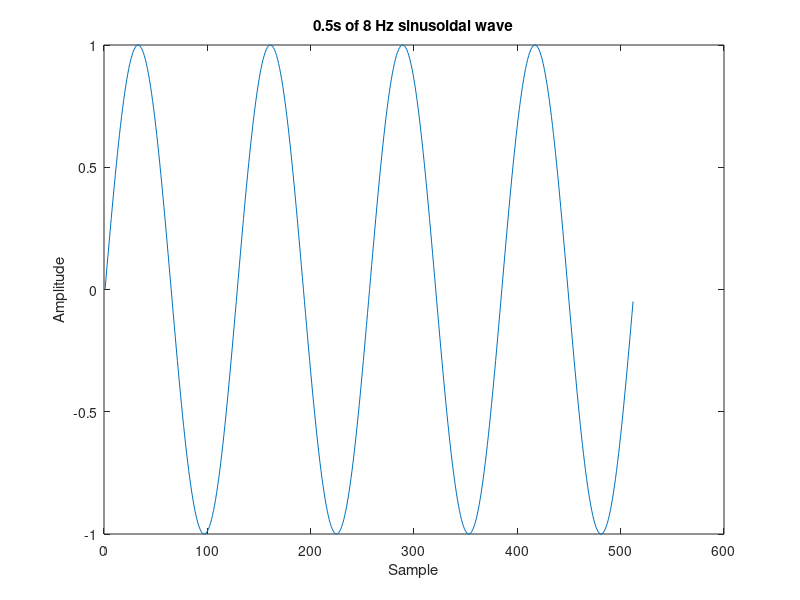
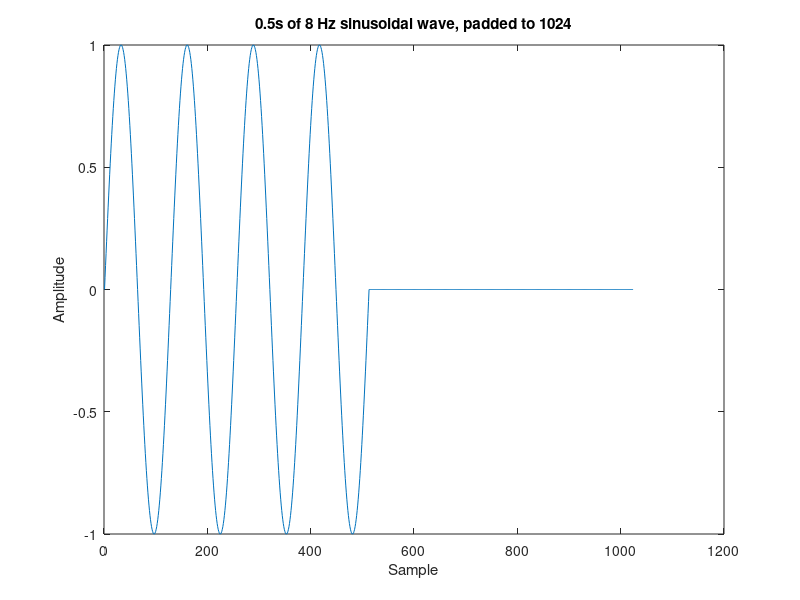
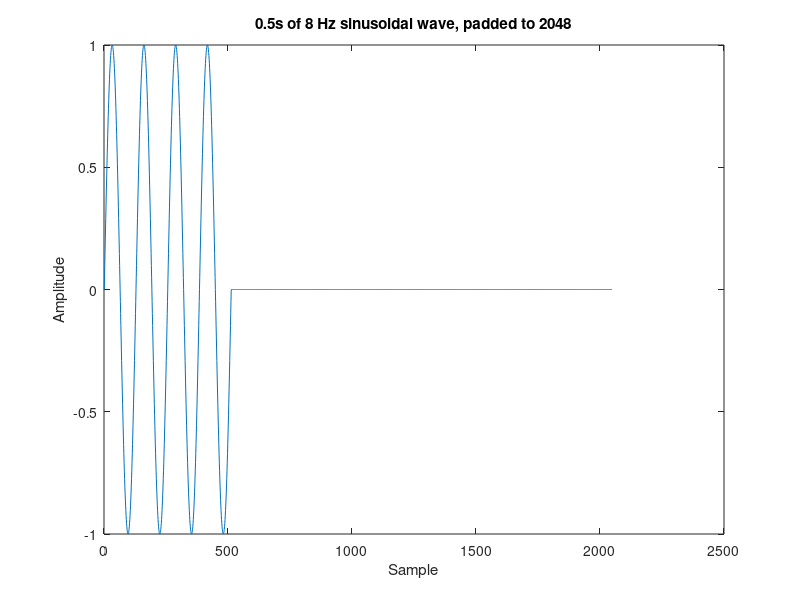
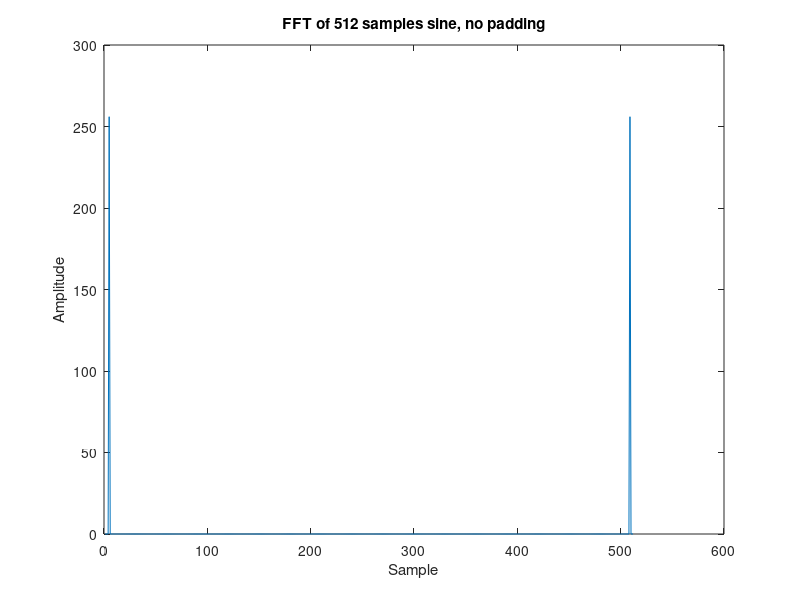

MATLAB code for these plots, in order:
clc;

% Sine wave generator
fs = 1024;
dt = 1/fs;
time = 0.5;
% fs * t = 1024 * 0.5 = 512 samples
t = 0:dt:(time-dt); 
f = 8; % 8 Hz, so we should see 4 periods
x = sin(2*pi*f*t);

% plot sinusoidal signals
figure;
plot(x);
xlabel('Sample');
ylabel('Amplitude');
title('0.5s of 8 Hz sinusoidal wave');

figure;
plot([x, zeros(1,1024-512)]);
xlabel('Sample');
ylabel('Amplitude');
title('0.5s of 8 Hz sinusoidal wave, padded to 1024');

figure;
plot([x, zeros(1,2048-512)]);
xlabel('Sample');
ylabel('Amplitude');
title('0.5s of 8 Hz sinusoidal wave, padded to 2048');

% fft
fft_nopad = abs(fft(x));
fft_pad1024 = abs(fft(x, 1024));
fft_pad2048 = abs(fft(x, 2048));

% Plot ffts
figure;
plot(fft_nopad);
xlabel('Sample');
ylabel('Amplitude');
title('FFT of 512 samples sine, no padding');

figure;
plot(fft_pad1024);
xlabel('Sample');
ylabel('Amplitude');
title('FFT of 512 samples sine, padded to 1024')

figure;
plot(fft_pad2048);
xlabel('Sample');
ylabel('Amplitude');
title('FFT of 512 samples sine, padded to 2048')

% ifft
ifft_nopad = ifft(fft_nopad);
ifft_pad1024 = ifft(fft_pad1024);
ifft_pad2048 = ifft(fft_pad2048);

% plot ifft
figure;
plot(ifft_nopad, '-r');
xlabel('Sample');
ylabel('Amplitude');
title('IFFT of 512 samples sine no padding FFT');

figure;
plot(ifft_pad1024, '-r');
xlabel('Sample');
ylabel('Amplitude');
title('IFFT of 512 samples sine padded to 1024 FFT');

figure;
plot(ifft_pad2048, '-r');
xlabel('Sample');
ylabel('Amplitude');
title('IFFT of 512 samples sine padded to 2048 FFT');

% Remember to close all